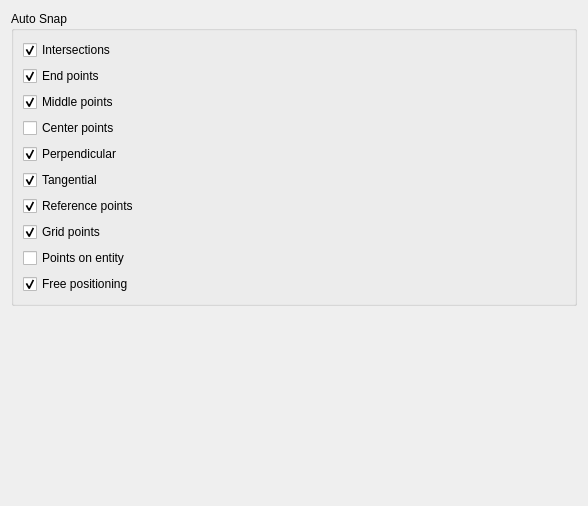
<?xml version="1.0" encoding="UTF-8"?>
<ui version="4.0">
 <class>AutoSnap</class>
 <widget class="QWidget" name="AutoSnap">
  <property name="geometry">
   <rect>
    <x>0</x>
    <y>0</y>
    <width>588</width>
    <height>506</height>
   </rect>
  </property>
  <layout class="QVBoxLayout" name="verticalLayout_2">
   <item>
    <widget class="QGroupBox" name="groupBox">
     <property name="title">
      <string>Auto Snap</string>
     </property>
     <layout class="QVBoxLayout" name="verticalLayout">
      <item>
       <widget class="QCheckBox" name="Intersections">
        <property name="text">
         <string>Intersections</string>
        </property>
        <property name="checked">
         <bool>true</bool>
        </property>
       </widget>
      </item>
      <item>
       <widget class="QCheckBox" name="EndPoints">
        <property name="text">
         <string>End points</string>
        </property>
        <property name="checked">
         <bool>true</bool>
        </property>
       </widget>
      </item>
      <item>
       <widget class="QCheckBox" name="MiddlePoints">
        <property name="text">
         <string>Middle points</string>
        </property>
        <property name="checked">
         <bool>true</bool>
        </property>
       </widget>
      </item>
      <item>
       <widget class="QCheckBox" name="CenterPoints">
        <property name="text">
         <string>Center points</string>
        </property>
       </widget>
      </item>
      <item>
       <widget class="QCheckBox" name="Perpendicular">
        <property name="text">
         <string>Perpendicular</string>
        </property>
        <property name="checked">
         <bool>true</bool>
        </property>
       </widget>
      </item>
      <item>
       <widget class="QCheckBox" name="Tangential">
        <property name="text">
         <string>Tangential</string>
        </property>
        <property name="checked">
         <bool>true</bool>
        </property>
       </widget>
      </item>
      <item>
       <widget class="QCheckBox" name="ReferencePoints">
        <property name="text">
         <string>Reference points</string>
        </property>
        <property name="checked">
         <bool>true</bool>
        </property>
       </widget>
      </item>
      <item>
       <widget class="QCheckBox" name="GridPoints">
        <property name="text">
         <string>Grid points</string>
        </property>
        <property name="checked">
         <bool>true</bool>
        </property>
       </widget>
      </item>
      <item>
       <widget class="QCheckBox" name="PointsOnEntity">
        <property name="text">
         <string>Points on entity</string>
        </property>
       </widget>
      </item>
      <item>
       <widget class="QCheckBox" name="FreePositioning">
        <property name="text">
         <string>Free positioning</string>
        </property>
        <property name="checked">
         <bool>true</bool>
        </property>
       </widget>
      </item>
     </layout>
    </widget>
   </item>
   <item>
    <spacer name="verticalSpacer">
     <property name="orientation">
      <enum>Qt::Vertical</enum>
     </property>
     <property name="sizeHint" stdset="0">
      <size>
       <width>20</width>
       <height>246</height>
      </size>
     </property>
    </spacer>
   </item>
  </layout>
 </widget>
 <resources/>
 <connections/>
</ui>
